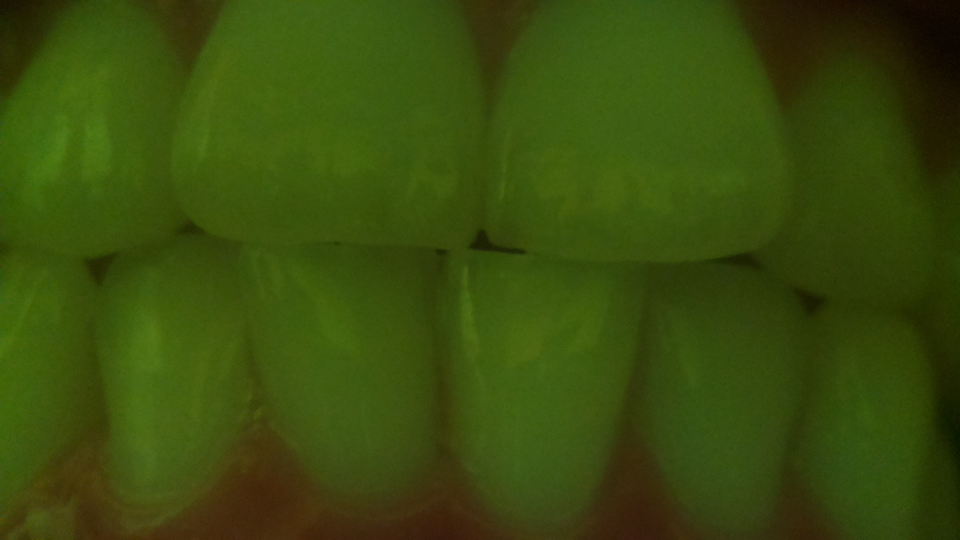
#> input picture al_test3_front_LED.jpg, 1920 x 1080 px (shown at 1/2 size)
$ python -i localization.py   (imports and definitions only)   (older library calls are emulated)
#> lines starting #> are read from the running program, lines starting #| are printed output that depends on the picture; after the words box and inside, x2 and y2 are one past the last pixel; in counts of white or black regions, pixels touching at a corner belong together
#> further down, picture is the input picture: shape (1080, 1920, 3); mean B, G, R 11.9, 75.8, 57
'''
Determine different regions in extracted image.
Jessica Trac.
November 2018.
'''

import cv2
import numpy as np
from matplotlib import pyplot as plt
import random as rng

def localization(sharpened_image):

	# [12 lines of commented-out code are left out]
	img_raw = cv2.cvtColor(sharpened_image,cv2.COLOR_BGR2GRAY)
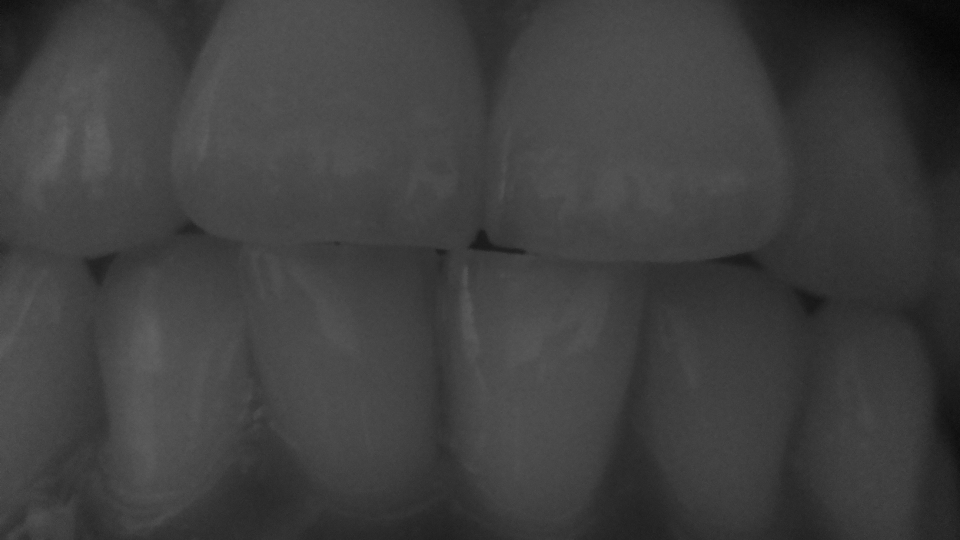
#> img_raw: shape (1080, 1920) (shown at 1/2 size); min 2, max 104, mean 62.9
	img_raw = cv2.GaussianBlur(img_raw,(5,5),11) # Add Gaussian blur
	img_raw = cv2.equalizeHist(img_raw) # Equalize histogram = improve contrast
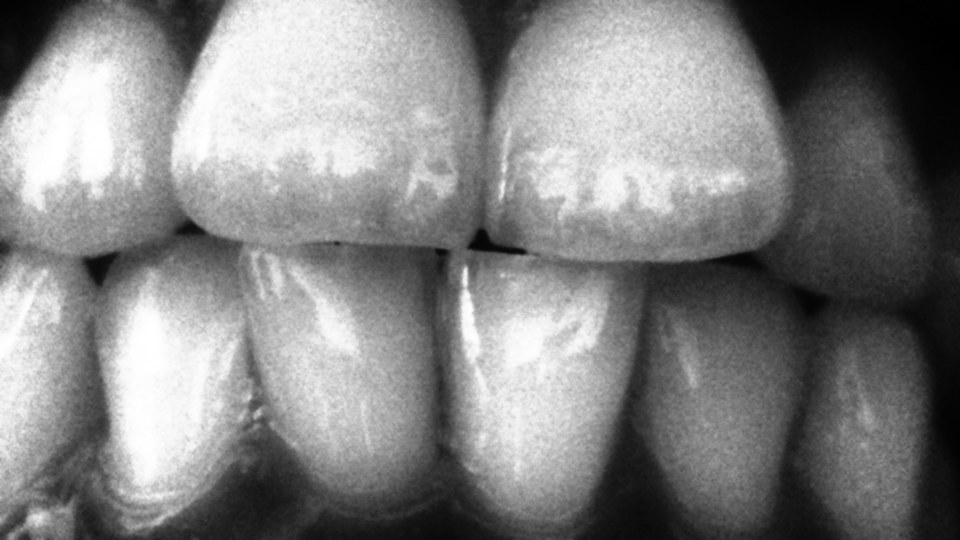
#> img_raw: shape (1080, 1920) (shown at 1/2 size); min 0, max 255, mean 130.4

	img_invert = cv2.bitwise_not(img_raw) # Invert image
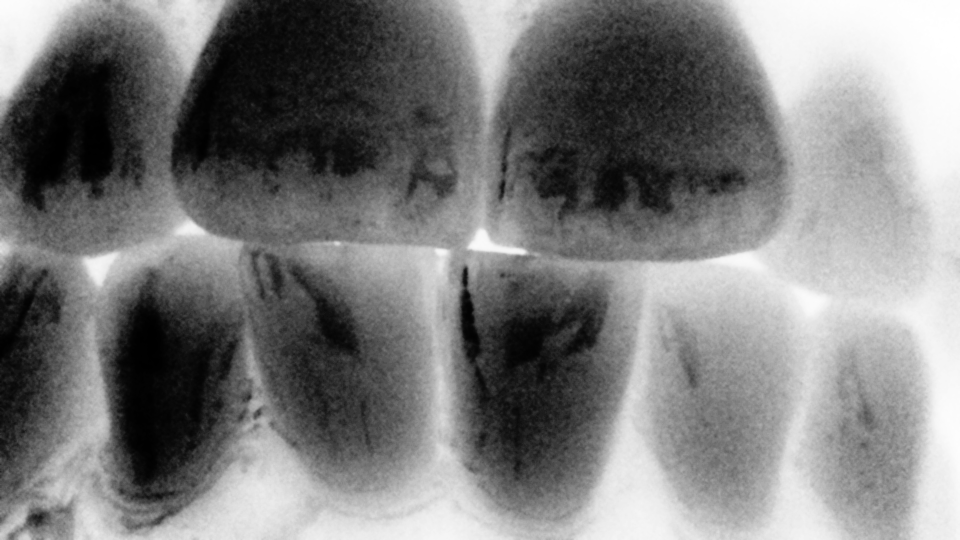
#> img_invert: shape (1080, 1920) (shown at 1/2 size); min 0, max 255, mean 124.6
	img_blur = cv2.GaussianBlur(img_invert,(5,5),0) # Add Gaussian blur
	otsu_threshold, img_threshold = cv2.threshold(img_blur,0,255,cv2.THRESH_BINARY_INV+cv2.THRESH_OTSU) # Otsu's Thresholding (determines a suitable threshold)
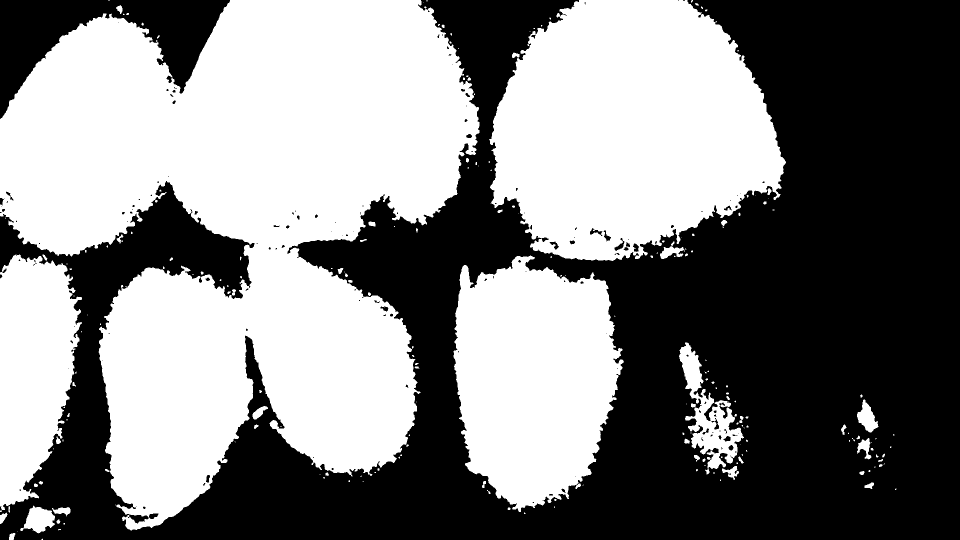
#> img_threshold: shape (1080, 1920) (shown at 1/2 size); 50.6% white; 149 black regions (98 under 20 px), largest, box (x1, y1, x2, y2) and area: (0, 0, 1920, 1080) 977977, (0, 0, 460, 238) 43629, (1229, 476, 1249, 502) 178
#> otsu_threshold = 125
	ret,img_threshold = cv2.threshold(img_raw,otsu_threshold*1.3,255,cv2.THRESH_BINARY)
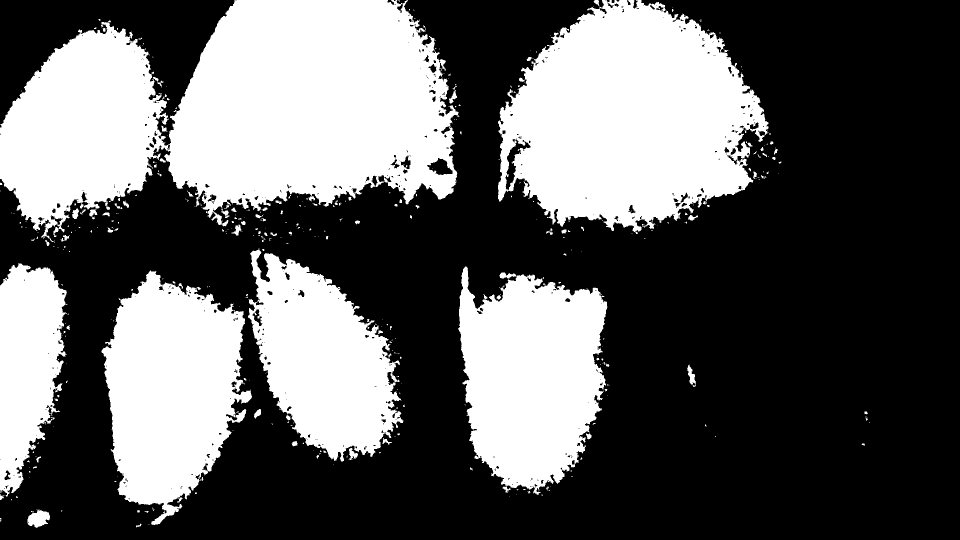
#> img_threshold: shape (1080, 1920) (shown at 1/2 size); 37.8% white; 501 white regions (401 under 20 px), largest, box (x1, y1, x2, y2) and area: (0, 0, 919, 478) 286719, (996, 0, 1537, 468) 172768, (203, 541, 504, 1050) 97652
#> ret = 162

	## Edge Detection using Canny Algorithm

	max_threshold = otsu_threshold*1
#> max_threshold = 125
	min_threshold = otsu_threshold # lower threshold is half of otsu's adaptive threshold
#> min_threshold = 125

	# print('max thresh:',max_threshold)
	# print('otsu:',otsu_threshold)
	# print('min thresh:',min_threshold)

	edges_raw = cv2.Canny(img_raw,min_threshold,max_threshold) # Need to automate the threshold finding for edge detection
#> edges_raw: shape (1080, 1920); 0.11% white in thin lines or dots
	# edges_raw = cv2.Laplacian(img_raw,cv2.CV_64F)
	edges_threshold = cv2.Canny(img_threshold,min_threshold,max_threshold)
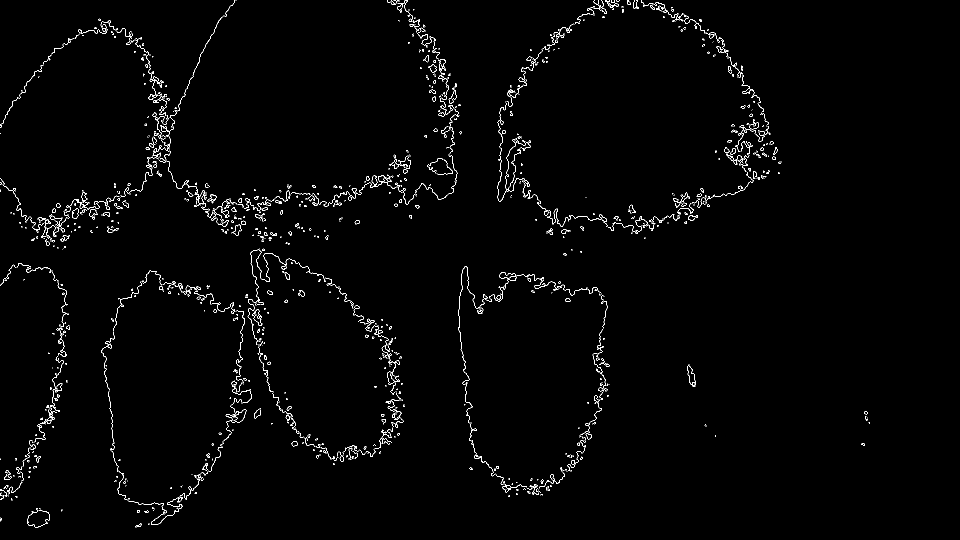
#> edges_threshold: shape (1080, 1920) (shown at 1/2 size); 1.3% white in thin lines or dots, all inside (x1, y1, x2, y2) = (0, 0, 1740, 1056)

	kernel = np.ones((5,5),np.uint8)
	edges_dilated = cv2.dilate(edges_threshold,kernel,iterations = 1) # Dilate edges (accounting for tiny edges; 'noise')
#> edges_dilated: shape (1080, 1920); 7.2% white; 202 white regions, largest, box (x1, y1, x2, y2) and area: (0, 0, 923, 494) 43365, (993, 0, 1543, 470) 27648, (488, 495, 809, 925) 17722
	edges_blur = cv2.GaussianBlur(edges_dilated,(5,5),0) # Add Gaussian blur
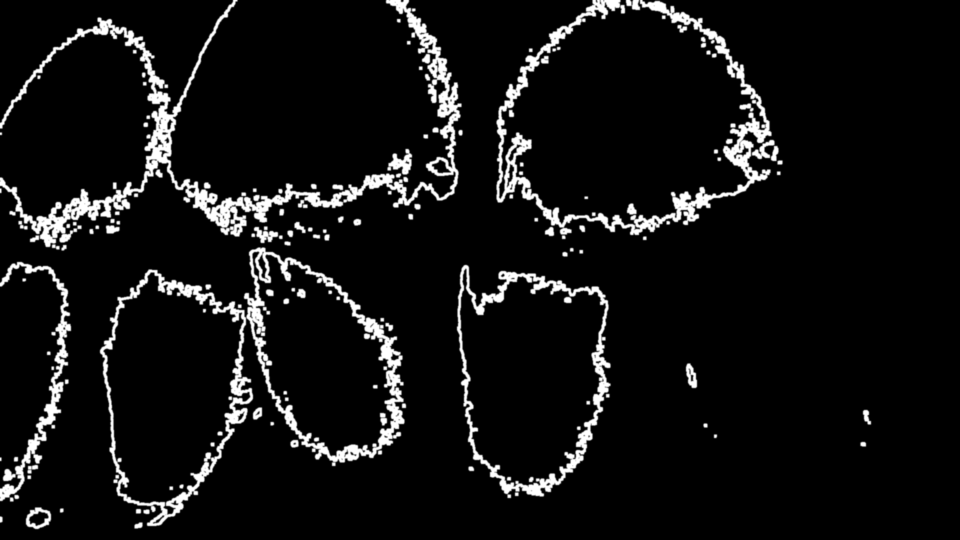
#> edges_blur: shape (1080, 1920) (shown at 1/2 size); min 0, max 255, mean 18.4


	# [7 lines of commented-out code are left out]
	plt.imshow(img_threshold,cmap = 'gray')
	plt.xticks([]), plt.yticks([])

	# [19 lines of commented-out code are left out]
	plt.show()


	return img_threshold

>>> import cv2
>>> picture = cv2.imread('al_test3_front_LED.jpg')
>>> result = localization(picture)
